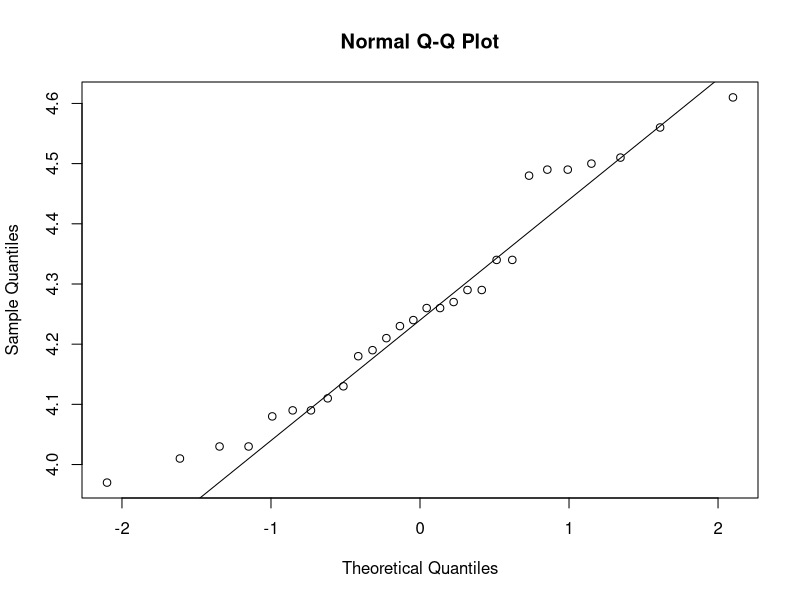
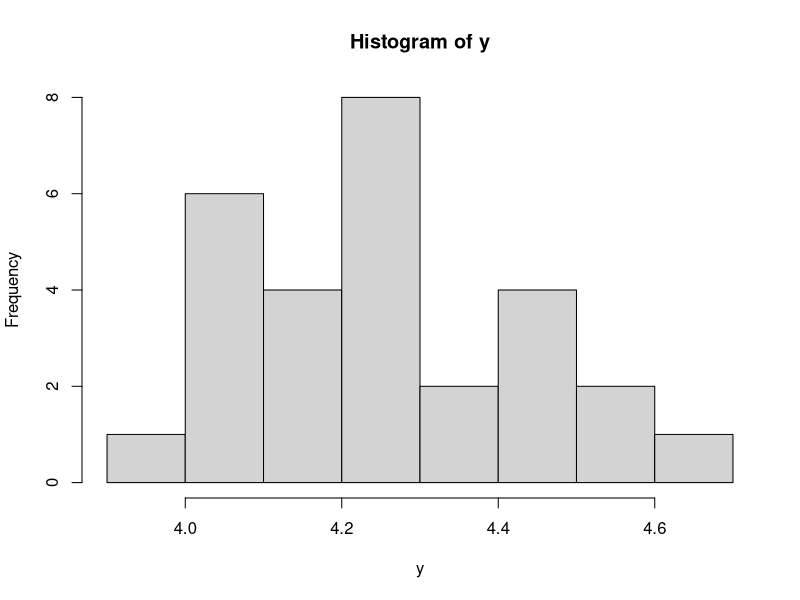
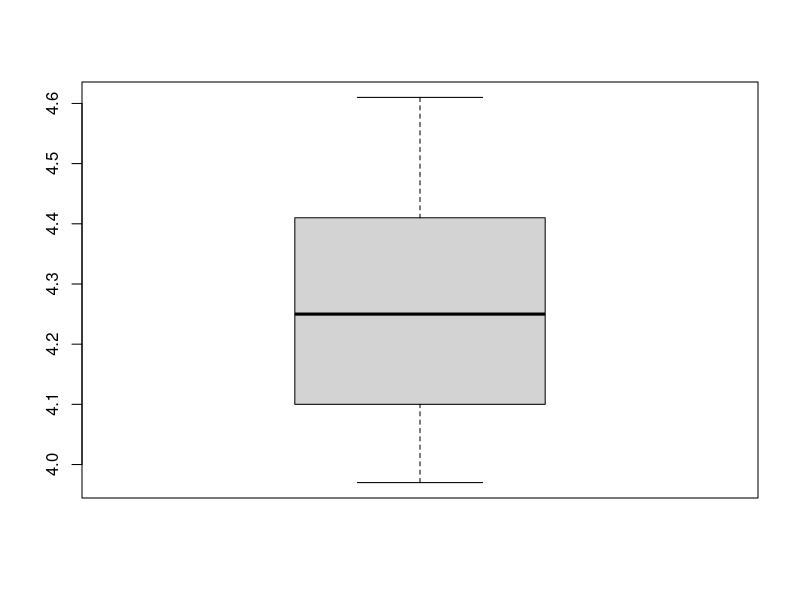

R code for these plots, in order:
## ---- chunk 1
z.test <- function(y, mu = 0, sigma = 1,
                   alternative = c('two.sided', 'less', 'greater'),
                   conf.level = 0.95) {
  
  alternative <- match.arg(alternative)
  message(paste('Number of missing values:', sum(is.na(y))))
  y_orig <- y
  y <- y[!is.na(y)]
  # Calculations here
  xbar <- mean(y)
  n <- length(y)
  se <- sigma / sqrt(n)
  z <- (xbar-mu)/se
  alpha <- 1-conf.level
  
  # Hypothesis tests
  if(alternative == "two.sided") {
    lcl <- xbar - qnorm(1-alpha/2)*se
    ucl <- xbar + qnorm(1-alpha/2)*se
    p.value <- 2*pnorm(abs(z), lower.tail = F)
  } else if (alternative == 'less') {
    lcl <- -Inf
    ucl <- xbar + qnorm(1-alpha)*se
    p.value <- pnorm(z)
  } else if (alternative == 'greater') {
    lcl <- xbar - qnorm(1-alpha)*se
    ucl <- Inf
    p.value <- pnorm(z, lower.tail = FALSE)
  } else {
    stop("Invalid alternative provided")
  }
  
  
  # Organize results
  results <- list(
    data = y_orig,                                      # Original data
    sample_mean = xbar,                                # Mean of the data
    standard_error = se,                             # Standard error
    z = z,                                          # Test statistic
    parameters = list(mu = mu, sigma = sigma),     # Parameters        
    alternative = alternative,                     # The alternative hypothesis
    alpha = alpha,                                      # Significance level
    confidence_interval = list(lcl = lcl, ucl = ucl),    # Confidence interval
    p.value = p.value                                     # p-value of the test
    
  )
  
  # Output list of results
  return(results)
}
## ---- chunk 2
z.test.data <- read.csv('z-test-data.csv')
z.test(y=z.test.data$prob2a,
       mu=30, sigma=sd(z.test.data$prob2a),
       alternative = 'greater')
## ---- chunk 3
z.test(y=z.test.data$prob2b,
       mu=15, sigma=sd(z.test.data$prob2b),
       alternative = 'less')
## ---- chunk 4
z.test(y=z.test.data$prob2c,
       mu=50, sigma=sd(z.test.data$prob2c),
       alternative = 'two.sided')
## ---- chunk 5
mn_river <- read.csv('mn-river-n-samples.csv')
y <- mn_river$N_mg_l
qqnorm(y); qqline(y)
hist(y)
boxplot(y)
## ---- chunk 6
# Remove missing values
y <- y[!is.na(y)]

# Calculate necessary values
n <- length(y)
xbar <- mean(y)
alpha <- 0.05
se <- sd(y)/sqrt(n)

test_statistic <- (xbar-4.19)/se
p_value <- pt(test_statistic, df = n-1, lower.tail = F)
ci <- xbar + c(-1,1)*qt(p=1-alpha, df=n-1)*se
knitr::kable(data.frame(
  test_statistic = test_statistic,
  p_value = p_value,
  lower_cl = ci[1],
  upper_cl = Inf
))
## ---- chunk 7
t.test(x=y, alternative = 'greater', mu = 4.19)
